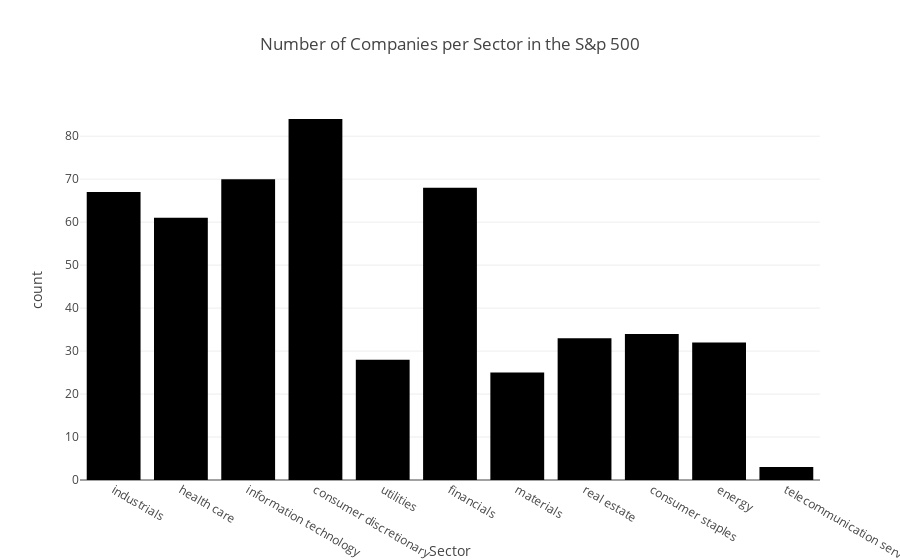

Source (notebook cell):
### Code cell
#creating a histogram based on number of companies per sector in the S&P
#this data is exactly the same as the bar chart but since the project requirement is to create a 
#hist, i will create it again but using hist method
sector_histogram = px.histogram(data, x='sector',
                    labels= {'count':'Number of Companies', 
                            'sector': 'Sector'},
                    title = 'Number of Companies per Sector in the S&p 500')
sector_histogram.show()

### Figure 1 — Plotly figure (JSON) as saved in the notebook; plotly's stock layout.template omitted (floating-point values rounded to 4 significant figures; data arrays with more than 128 entries replaced by an {"elided": "..."} marker saying what was removed)
{"data": [{"alignmentgroup": "True", "bingroup": "x", "hovertemplate": "Sector=%{x}<br>count=%{y}<extra></extra>", "legendgroup": "", "marker": {"color": "#000001", "pattern": {"shape": ""}}, "name": "", "offsetgroup": "", "orientation": "v", "showlegend": false, "type": "histogram", "x": {"elided": "505 str values"}, "xaxis": "x", "yaxis": "y"}], "layout": {"barmode": "relative", "legend": {"tracegroupgap": 0}, "title": {"text": "Number of Companies per Sector in the S&p 500"}, "xaxis": {"anchor": "y", "domain": [0, 1], "title": {"text": "Sector"}}, "yaxis": {"anchor": "x", "domain": [0, 1], "title": {"text": "count"}}}}
